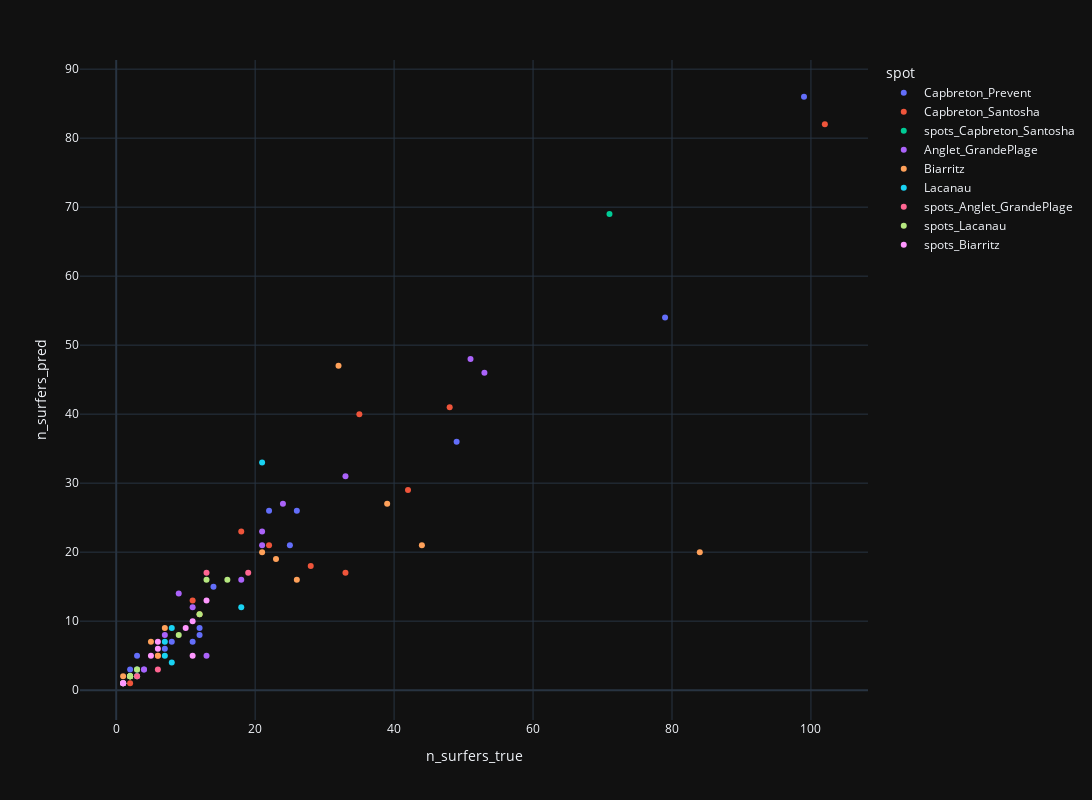

Notebook cell for this chart:
### Code cell
fig = px.scatter(df2, x='n_surfers_true', y="n_surfers_pred", color="spot", custom_data=["file_label"],
             width=1300, height=800)
fig.update_traces(
    hovertemplate="<br>".join([
        "true: %{x}",
        "pred: %{y}",
        "file: %{customdata[0]}",
    ])
)
fig.show()

### Figure 1 — Plotly figure (JSON) as saved in the notebook; plotly's stock layout.template omitted (floating-point values rounded to 4 significant figures)
{"data": [{"customdata": [["Capbreton_Prevent__2022-07-01_10-00.txt"], ["Capbreton_Prevent__2022-06-26_08-45.txt"], ["Capbreton_Prevent__2022-06-19_13-00.txt"], ["Capbreton_Prevent__2022-06-22_13-30.txt"], ["Capbreton_Prevent__2022-08-11_09-10.txt"], ["Capbreton_Prevent__2022-06-20_07-30.txt"], ["Capbreton_Prevent__2022-07-21_13-20.txt"], ["Capbreton_Prevent__2022-07-04_08-45.txt"], ["Capbreton_Prevent__2022-06-05_14-30.txt"], ["Capbreton_Prevent__2022-06-14_14-00.txt"], ["Capbreton_Prevent__2022-06-10_13-00.txt"], ["Capbreton_Prevent__2022-07-09_07-00.txt"], ["Capbreton_Prevent__2022-08-05_17-40.txt"], ["Capbreton_Prevent__2022-06-12_05-15.txt"], ["Capbreton_Prevent__2022-06-14_05-30.txt"]], "hovertemplate": "true: %{x}<br>pred: %{y}<br>file: %{customdata[0]}", "legendgroup": "Capbreton_Prevent", "marker": {"color": "#636efa", "symbol": "circle"}, "mode": "markers", "name": "Capbreton_Prevent", "orientation": "v", "showlegend": true, "x": [99, 79, 49, 26, 22, 25, 14, 12, 12, 11, 8, 7, 3, 4, 2], "xaxis": "x", "y": [86, 54, 36, 26, 26, 21, 15, 9, 8, 7, 7, 6, 5, 3, 3], "yaxis": "y", "type": "scatter"}, {"customdata": [["Capbreton_Santosha__2022-06-18_09-31.txt"], ["Capbreton_Santosha__2022-06-12_11-16.txt"], ["Capbreton_Santosha__2022-06-27_08-46.txt"], ["Capbreton_Santosha__2022-06-17_08-31.txt"], ["Capbreton_Santosha__2022-07-03_14-01.txt"], ["Capbreton_Santosha__2022-07-06_13-46.txt"], ["Capbreton_Santosha__2022-06-07_16-31.txt"], ["Capbreton_Santosha__2022-06-17_12-16.txt"], ["Capbreton_Santosha__2022-06-28_05-31.txt"], ["Capbreton_Santosha__2022-06-11_08-46.txt"], ["Capbreton_Santosha__2022-06-03_09-16.txt"], ["Capbreton_Santosha__2022-06-22_11-01.txt"], ["Capbreton_Santosha__2022-06-06_05-46.txt"]], "hovertemplate": "true: %{x}<br>pred: %{y}<br>file: %{customdata[0]}", "legendgroup": "Capbreton_Santosha", "marker": {"color": "#EF553B", "symbol": "circle"}, "mode": "markers", "name": "Capbreton_Santosha", "orientation": "v", "showlegend": true, "x": [102, 48, 35, 42, 18, 22, 28, 33, 11, 6, 3, 3, 2], "xaxis": "x", "y": [82, 41, 40, 29, 23, 21, 18, 17, 13, 5, 3, 2, 1], "yaxis": "y", "type": "scatter"}, {"customdata": [["spots_Capbreton_Santosha_2022-03-15_12-15.txt"], ["spots_Capbreton_Santosha_2022-03-25_09-30.txt"]], "hovertemplate": "true: %{x}<br>pred: %{y}<br>file: %{customdata[0]}", "legendgroup": "spots_Capbreton_Santosha", "marker": {"color": "#00cc96", "symbol": "circle"}, "mode": "markers", "name": "spots_Capbreton_Santosha", "orientation": "v", "showlegend": true, "x": [71, 2], "xaxis": "x", "y": [69, 2], "yaxis": "y", "type": "scatter"}, {"customdata": [["Anglet_GrandePlage__2022-07-24_09-51.txt"], ["Anglet_GrandePlage__2022-08-02_13-51.txt"], ["Anglet_GrandePlage__2022-06-07_14-45.txt"], ["Anglet_GrandePlage__2022-06-17_11-15.txt"], ["Anglet_GrandePlage__2022-07-02_14-30.txt"], ["Anglet_GrandePlage__2022-07-21_10-51.txt"], ["Anglet_GrandePlage__2022-07-21_09-11.txt"], ["Anglet_GrandePlage__2022-07-20_16-01.txt"], ["Anglet_GrandePlage__2022-06-27_16-16.txt"], ["Anglet_GrandePlage__2022-07-25_12-31.txt"], ["Anglet_GrandePlage__2022-07-27_06-41.txt"], ["Anglet_GrandePlage__2022-06-05_10-45.txt"]], "hovertemplate": "true: %{x}<br>pred: %{y}<br>file: %{customdata[0]}", "legendgroup": "Anglet_GrandePlage", "marker": {"color": "#ab63fa", "symbol": "circle"}, "mode": "markers", "name": "Anglet_GrandePlage", "orientation": "v", "showlegend": true, "x": [51, 53, 33, 24, 21, 21, 18, 9, 11, 7, 13, 4], "xaxis": "x", "y": [48, 46, 31, 27, 23, 21, 16, 14, 12, 8, 5, 3], "yaxis": "y", "type": "scatter"}, {"customdata": [["Biarritz__2022-06-16_10-30.txt"], ["Biarritz__2022-07-21_13-00.txt"], ["Biarritz__2022-07-18_15-00.txt"], ["Biarritz__2022-06-21_15-45.txt"], ["Biarritz__2022-07-18_14-40.txt"], ["Biarritz__2022-07-01_07-45.txt"], ["Biarritz__2022-07-24_07-10.txt"], ["Biarritz__2022-07-20_05-00.txt"], ["Biarritz__2022-06-26_18-45.txt"], ["Biarritz__2022-06-23_15-45.txt"], ["Biarritz__2022-06-19_18-15.txt"], ["Biarritz__2022-07-18_17-20.txt"], ["Biarritz__2022-06-07_05-30.txt"]], "hovertemplate": "true: %{x}<br>pred: %{y}<br>file: %{customdata[0]}", "legendgroup": "Biarritz", "marker": {"color": "#FFA15A", "symbol": "circle"}, "mode": "markers", "name": "Biarritz", "orientation": "v", "showlegend": true, "x": [32, 39, 44, 21, 84, 23, 26, 12, 7, 5, 6, 2, 1], "xaxis": "x", "y": [47, 27, 21, 20, 20, 19, 16, 11, 9, 7, 5, 2, 2], "yaxis": "y", "type": "scatter"}, {"customdata": [["Lacanau__2022-08-02_14-01.txt"], ["Lacanau__2022-07-06_14-16.txt"], ["Lacanau__2022-07-31_07-11.txt"], ["Lacanau__2022-07-29_07-01.txt"], ["Lacanau__2022-07-10_15-31.txt"], ["Lacanau__2022-07-31_18-01.txt"], ["Lacanau__2022-06-01_18-01.txt"], ["Lacanau__2022-06-14_16-46.txt"]], "hovertemplate": "true: %{x}<br>pred: %{y}<br>file: %{customdata[0]}", "legendgroup": "Lacanau", "marker": {"color": "#19d3f3", "symbol": "circle"}, "mode": "markers", "name": "Lacanau", "orientation": "v", "showlegend": true, "x": [21, 18, 8, 7, 7, 8, 3, 3], "xaxis": "x", "y": [33, 12, 9, 7, 5, 4, 3, 2], "yaxis": "y", "type": "scatter"}, {"customdata": [["spots_Anglet_GrandePlage_2022-03-28_17-45.txt"], ["spots_Anglet_GrandePlage_2022-03-22_15-15.txt"], ["spots_Anglet_GrandePlage_2022-03-28_08-15.txt"], ["spots_Anglet_GrandePlage_2022-03-27_08-00.txt"], ["spots_Anglet_GrandePlage_2022-03-25_10-30.txt"]], "hovertemplate": "true: %{x}<br>pred: %{y}<br>file: %{customdata[0]}", "legendgroup": "spots_Anglet_GrandePlage", "marker": {"color": "#FF6692", "symbol": "circle"}, "mode": "markers", "name": "spots_Anglet_GrandePlage", "orientation": "v", "showlegend": true, "x": [13, 19, 6, 3, 1], "xaxis": "x", "y": [17, 17, 3, 2, 1], "yaxis": "y", "type": "scatter"}, {"customdata": [["spots_Lacanau_2022-03-24_11-15.txt"], ["spots_Lacanau_2022-03-20_11-00.txt"], ["spots_Lacanau_2022-03-20_09-00.txt"], ["spots_Lacanau_2022-03-19_15-30.txt"], ["spots_Lacanau_2022-03-24_13-15.txt"], ["spots_Lacanau_2022-03-24_08-00.txt"], ["spots_Lacanau_2022-03-29_08-30.txt"], ["spots_Lacanau_2022-04-02_09-01.txt"], ["spots_Lacanau_2022-03-30_10-31.txt"], ["spots_Lacanau_2022-03-21_08-45.txt"], ["spots_Lacanau_2022-03-25_17-00.txt"]], "hovertemplate": "true: %{x}<br>pred: %{y}<br>file: %{customdata[0]}", "legendgroup": "spots_Lacanau", "marker": {"color": "#B6E880", "symbol": "circle"}, "mode": "markers", "name": "spots_Lacanau", "orientation": "v", "showlegend": true, "x": [16, 13, 12, 9, 3, 2, 2, 2, 2, 1, 1], "xaxis": "x", "y": [16, 16, 11, 8, 3, 2, 2, 2, 2, 1, 1], "yaxis": "y", "type": "scatter"}, {"customdata": [["spots_Biarritz_2022-03-25_16-30.txt"], ["spots_Biarritz_2022-03-25_18-00.txt"], ["spots_Biarritz_2022-03-21_08-30.txt"], ["spots_Biarritz_2022-03-14_14-41.txt"], ["spots_Biarritz_2022-03-25_12-30.txt"], ["spots_Biarritz_2022-03-22_17-45.txt"], ["spots_Biarritz_2022-03-20_10-45.txt"], ["spots_Biarritz_2022-03-26_18-30.txt"], ["spots_Biarritz_2022-03-18_11-30.txt"]], "hovertemplate": "true: %{x}<br>pred: %{y}<br>file: %{customdata[0]}", "legendgroup": "spots_Biarritz", "marker": {"color": "#FF97FF", "symbol": "circle"}, "mode": "markers", "name": "spots_Biarritz", "orientation": "v", "showlegend": true, "x": [13, 11, 10, 6, 6, 5, 11, 1, 1], "xaxis": "x", "y": [13, 10, 9, 7, 6, 5, 5, 1, 1], "yaxis": "y", "type": "scatter"}], "layout": {"xaxis": {"anchor": "y", "domain": [0.0, 1.0], "title": {"text": "n_surfers_true"}}, "yaxis": {"anchor": "x", "domain": [0.0, 1.0], "title": {"text": "n_surfers_pred"}}, "legend": {"title": {"text": "spot"}, "tracegroupgap": 0}, "margin": {"t": 60}, "height": 800, "width": 1300}}
